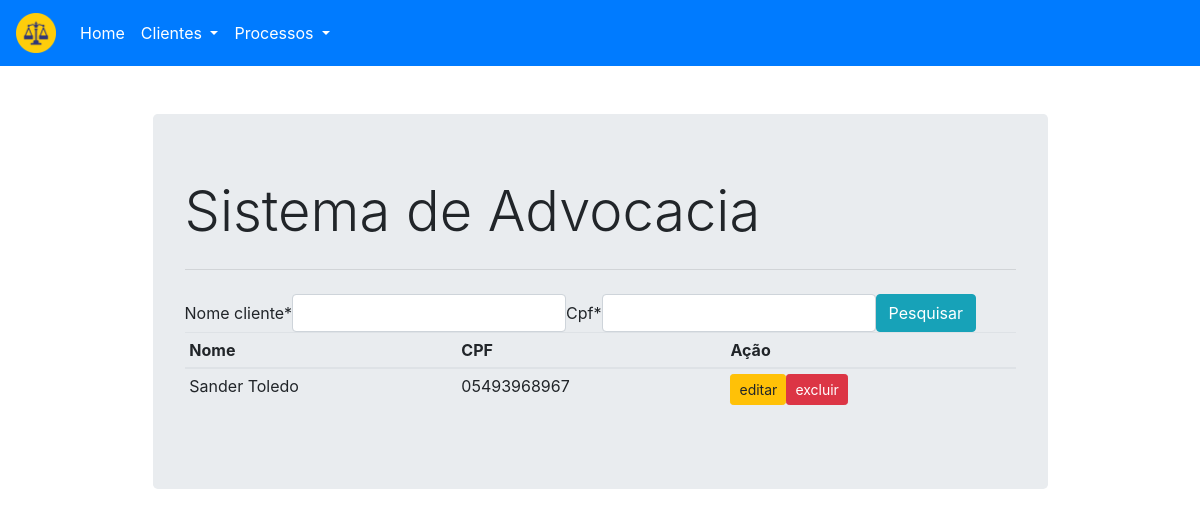
/listacliente/, run on an earlier commit of the app's database.
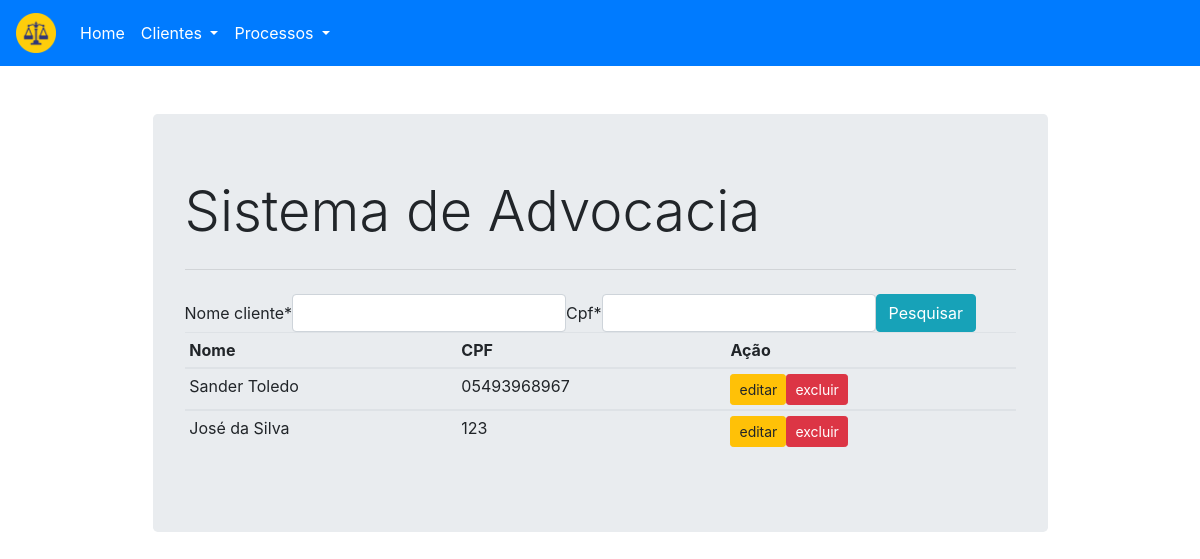
And on a later commit of the database.
### clientes/models.py (models this page shows, shortened)
class Cliente(models.Model):
    ESTADO_CIVIL = (
        ("S", "Solteiro"),
        ("C", "Casado"),
        ("D", "Divorciado"),
        ("U", "União Estavel"),
        ("V", "Viuvo(a)"),
    )
    UF = (
        ("AC", "Acre"), ("AL", "Alagoas"),
        ("AP", "Amapá"), ("AM", "Amazonas"),
        ("BA", "Bahia"), ("CE", "Ceará"),
        ("DF", "Distrito Federal"), ("ES", "Espírito Santo"),
        ("GO", "Goiás"), ("MA", "Maranhão"),
        ("MT", "Mato Grosso"), ("MS", "Mato Grosso do Sul"),
        ("MG", "Minas Gerais"), ("PA", "Pará"),
        ("PB", "Paraíba"), ("PR", "Paraná"),
        ("PE", "Pernanbuco"), ("PI", "Piauí"),
        ("RJ", "Rio de Janeiro"), ("RN", "Rio Grande do Norte"),
        ("RS", "Rio Grande do Sul"), ("RO", "Rondônia"),
        ("RR", "Roraima"), ("SC", "Santa Catarina"),
        ("SP", "São Paulo"), ("SE", "Sergipe"), ("TO", "Tocantins"),
    )
    nome_cliente = models.CharField(max_length=100)
    cpf = models.CharField(max_length=14)
    rg = models.CharField(max_length=8)
    estado_civil = models.CharField(max_length=1, choices=ESTADO_CIVIL)
    data_nascimento = models.DateField()
    endereco = models.CharField(max_length=100)
    nro_endereco = models.IntegerField(null=True, blank=True)
    bairro = models.CharField(max_length=45)
    cidade = models.CharField(max_length=15)
    estado = models.CharField(max_length=2, choices=UF)
    cep = models.CharField(max_length=8)
    email = models.EmailField(max_length=254)
    telefone = models.CharField(max_length=11)

### clientes/views.py (the view)
# urls.py: path('listacliente/', views.listagemCliente, name="listacliente"),
def listagemCliente(request):
    clientes = []
    form = BuscaClienteForm()
    if request.method == "POST":
        resultado = BuscaClienteForm(request.POST)
        if resultado.is_valid():
            nome = resultado.cleaned_data["nome_cliente"]
            cpf = resultado.cleaned_data["cpf"]
            clientes = Cliente.objects.filter(nome_cliente=nome)
    else:
        clientes = Cliente.objects.all()
    contexto = {'clientes': clientes, "form": form}
    return render(request, "clientes/listaClientes.html", contexto)

### clientes/forms.py
class BuscaClienteForm(forms.Form):
    nome_cliente = forms.CharField(max_length=45)
    cpf = forms.CharField(max_length=11)
    labels = {
        "nome_cliente": "Nome",
        "cpf": "CPF",
    }

### clientes/templates/clientes/listaClientes.html (shortened to what this page needs)
{% extends 'clientes/base.html' %}
{% load crispy_forms_tags %}
{% block conteudo %}
    <div class="table-responsive table-hover text-nowrap">
        <form action="" method="post" class="form form-inline">
			{{ form | crispy }}
			<input type="submit" class="btn btn-info" value="Pesquisar" />
		</form>
        <table id="dt-vertical-scroll" class="table table-sm" cellspacing="0" width="100%">
            <thead>
                <tr>
                    <th scope="col">Nome</th>
                    <th scope="col">CPF</th>
                    <th scope="col">Ação</th>
                </tr>
            </thead>
        {% for Cliente in clientes %}
        <tbody id="myTable">
            <tr scope="row">
                <td>{{Cliente.nome_cliente}}</td>
                <td>{{Cliente.cpf}}</td>
                <td><a href="editar/{{cliente.id}}" class="btn btn-warning btn-sm" id = '{{Cliente.id}}'>editar</a><a href="#" class="btn btn-danger btn-sm">excluir</a></td>
            </tr>
        </tbody>
        {% endfor %}
        </table>
    </div>
{% endblock conteudo %}

### clientes/templates/clientes/base.html (shortened to what this page needs)
<!DOCTYPE html>
{% load static %}
<html lang="pt_br">
    <head>
        <link rel="stylesheet" href="https://use.fontawesome.com/releases/v5.8.2/css/all.css"/>
        <link href="{% static 'css/bootstrap.min.css' %}" rel="stylesheet" />
        <link href="{% static 'css/bootstrap-grid.min.css' %}" rel="stylesheet" />
        <link href="{% static 'css/bootstrap-reboot.min.css' %}" rel="stylesheet" />
    </head>
<body>
    <nav class="navbar navbar-expand-lg navbar-dark bg-primary">
        <a class="navbar-brand" href="{% url 'clientes:index'%}">
            <img src="{% static "img/PinClipart.com_sky-background-clipart_1315100.png" %}" alt="logo" width="40" height="40">
        </a>
    <div class="collapse navbar-collapse" id="navbarNav">
        <ul class="navbar-nav">
            <li class="nav-item active">
                <a class="nav-link text-white" href="{% url 'clientes:index' %}">Home <span class="sr-only">(current)</span></a>
            </li>
            <li class="nav-item dropdown">
                <a class="nav-link dropdown-toggle text-white" id="navbarDropdownMenuLink" role="button" data-toggle="dropdown" aria-haspopup="true" aria-expanded="false">
                    Clientes
                </a>
            </li>
            <li class="nav-item dropdown">
            <a class="nav-link dropdown-toggle text-white" id="navbarDropdownMenuLink" role="button" data-toggle="dropdown" aria-haspopup="true" aria-expanded="false"            >
                Processos
            </a>
          </li>
        </ul>
      </div>
    </nav>
    <div class="container">
        <div class="col-md-10 offset-md-1 mt-5">
            <div class="jumbotron">
                <h1 class="display-4">{% block titulo %}Sistema de Advocacia{% endblock titulo %}</h1>
                <hr class="my-4" />
                {% block conteudo %} {% endblock conteudo %}
            </div>
        </div>
    </div>
  </body>
</html>

What changed in the data, as far as the page shows it:
added Cliente: nome_cliente "José da Silva", cpf "123"
